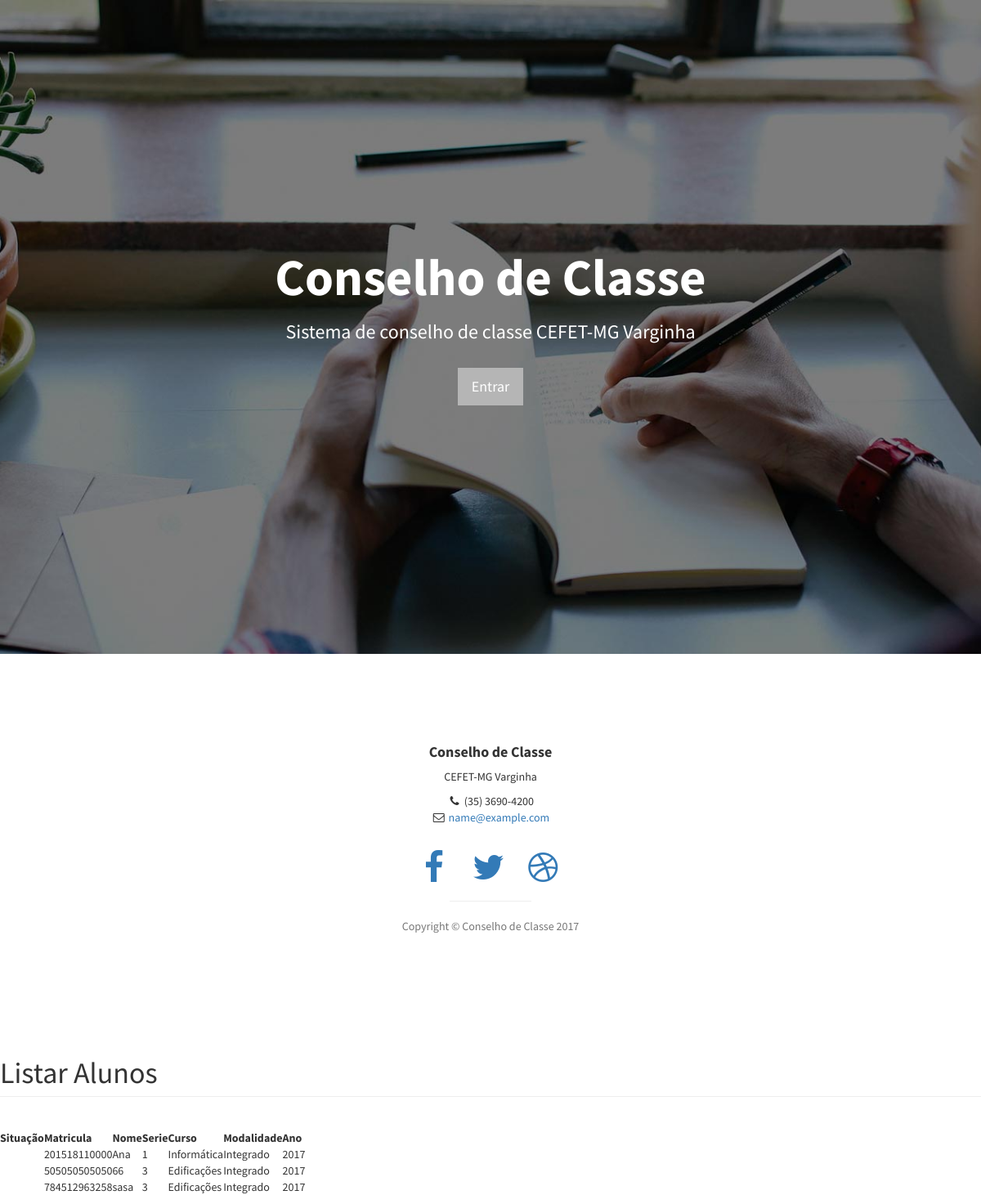
Page /index.php/Listar/listar/0/0/1 on the committed database.
### tables this page shows
CREATE TABLE `ALUNO` (
  `idALUNO` bigint(20) NOT NULL,
  `NOME` varchar(60) NOT NULL,
  `SITUACAO` int(11) DEFAULT NULL,
  `FOTO` blob
);

CREATE TABLE `TURMA` (
  `idTURMA` int(11) NOT NULL,
  `idCURSO` int(11) NOT NULL,
  `SERIE` int(11) NOT NULL,
  `MODALIDADE` int(2) NOT NULL
);

CREATE TABLE `CURSO` (
  `idCURSO` int(11) NOT NULL,
  `NOME` varchar(45) NOT NULL,
  `MODALIDADE` int(2) NOT NULL,
  `PARAMETRO` int(11) NOT NULL
);

CREATE TABLE `MODALIDADE` (
  `idMODALIDADE` int(2) NOT NULL,
  `MODALIDADE` varchar(45) NOT NULL
);

CREATE TABLE `TURMA_has_ALUNO` (
  `ALUNO_idALUNO` bigint(20) NOT NULL,
  `TURMA_idTURMA` int(11) NOT NULL,
  `ANO` int(11) NOT NULL
);

### application/controllers/Listar.php (called while the page is built, shortened)
<?php
    class Listar extends CI_Controller {
        public function __construct(){
            $this->load->library('session');
            if(!$this->session->userdata('login')){
                    $this->load->view('login');
            }
        }
        public function listar($id, $curso, $mod){
            $this->db->select('ALUNO.SITUACAO, ALUNO.NOME AS NOME_ALUNO, ALUNO.idALUNO, TURMA_has_ALUNO.ANO, TURMA.idCURSO, CURSO.idCURSO, TURMA.SERIE, TURMA.MODALIDADE, MODALIDADE.idMODALIDADE, MODALIDADE.MODALIDADE, CURSO.NOME AS NOME_CURSO');
            $this->db->from('ALUNO');
            $this->db->join('TURMA_has_ALUNO', 'TURMA_has_ALUNO.ALUNO_idALUNO = ALUNO.idALUNO', 'inner');
            $this->db->join('TURMA', 'TURMA.idTURMA = TURMA_has_ALUNO.TURMA_idTURMA', 'inner');
            $this->db->join('CURSO', 'CURSO.idCURSO = TURMA.idCURSO', 'inner');
            $this->db->join('MODALIDADE', 'CURSO.MODALIDADE = MODALIDADE.idMODALIDADE', 'inner');
            $ano = date("Y");
            if($id !=0)
                $this->db->where('TURMA.idTURMA', $id);
            else if($mod !=0 && $curso == 0)
				$this->db->where('CURSO.MODALIDADE', $mod);
			else if($curso != 0){
				$this->db->where('CURSO.MODALIDADE', $mod);
                $this->db->like('TURMA.idTURMA', $curso);
			}
            $this->db->where('TURMA_has_ALUNO.ANO', $ano);
            $data['TURMA_has_ALUNO'] = $this->db->get()->result();
            $data['modal'] = "";
            $data['url'] = base_url();
            $this->parser->parse("listar", $data);
        }
    }

### index.php (called while the page is built, shortened)
<?php
require_once BASEPATH.'core/CodeIgniter.php';

### application/views/listar.php (the view)
<div id="Main">
	<div id="page-wrapper">
		<div class="row">
			<div class="col-lg-12">
				<h1 class="page-header">Listar Alunos</h1>
            </div>
        </div>
    <div class="row" id="principal">
		<div class="col-lg-12 col-md-12" id="btn">
			<div>
			<?php
				echo br()."<table id='myTable'>".
				"<thead><tr>".
				"<th>Situação</th>".
				"<th>Matricula</th>".
				"<th>Nome</th>".
				"<th>Serie</th>".
				"<th>Curso</th>".
				"<th>Modalidade</th>".
				"<th>Ano</th>".
				"</tr></thead><tbody>";
				foreach($TURMA_has_ALUNO as $band){
				echo "<tr><td></td>".
				"<td>".$band->idALUNO. "</td>".
				"<td>".$band->NOME_ALUNO. "</td>".
				"<td>".$band->SERIE. "</td>".
				"<td>".$band->NOME_CURSO. "</td>".
				"<td>".$band->MODALIDADE. "</td>".
				"<td>".$band->ANO. "</td>".
				"</tr>";
				}
				echo "</tbody></table>";
			?>
			</div>
		</div>
	</div>
</div>

### application/views/login.php (shortened to what this page needs)
<!DOCTYPE html>
<html lang="en">
<head>
    <link href="{url}assets/css/bootstrap.min.css" rel="stylesheet">
    <link href="{url}assets/css/stylish-portfolio.css" rel="stylesheet">
    <link href="{url}assets/font-awesome/css/font-awesome.min.css" rel="stylesheet" type="text/css">
</head>
<body>
    <header id="top" class="header">
        <div class="text-vertical-center">
            <h1>Conselho de Classe</h1>
            <h3>Sistema de conselho de classe CEFET-MG Varginha</h3>
            <br>
            <button type="button" class="btn btn-dark btn-lg" data-toggle="modal" data-target="#login-modal">Entrar</button>
        </div>
    </header>
    <footer>
        <div class="container">
            <div class="row">
                <div class="col-lg-10 col-lg-offset-1 text-center">
                    <h4><strong>Conselho de Classe</strong>
                    </h4>
                    <p>CEFET-MG Varginha</p>
                    <ul class="list-unstyled">
                        <li><i class="fa fa-phone fa-fw"></i> (35) 3690-4200</li>
                        <li><i class="fa fa-envelope-o fa-fw"></i> <a href="mailto:name@example.com">name@example.com</a>
                        </li>
                    </ul>
                    <br>
                    <ul class="list-inline">
                        <li>
                            <a href="https://www.facebook.com/cefetmgvarginha/?hc_ref=SEARCH"><i class="fa fa-facebook fa-fw fa-3x"></i></a>
                        </li>
                        <li>
                            <a href="https://twitter.com/cefet_mg"><i class="fa fa-twitter fa-fw fa-3x"></i></a>
                        </li>
                        <li>
                            <a href="http://www.varginha.cefetmg.br/"><i class="fa fa-dribbble fa-fw fa-3x"></i></a>
                        </li>
                    </ul>
                    <hr class="small">
                    <p class="text-muted">Copyright &copy; Conselho de Classe 2017</p>
                </div>
            </div>
        </div>
    </footer>
</body>
</html>

### assets/css/stylish-portfolio.css (style rules this page uses)
html, body { width: 100%; height: 100%; }
body { font-family: "Source Sans Pro","Helvetica Neue",Helvetica,Arial,sans-serif; }
.text-vertical-center { display: table-cell; text-align: center; vertical-align: middle; }
.text-vertical-center h1 { margin: 0; padding: 0; font-size: 4.5em; font-weight: 700; }
.btn-dark { border-radius: 0; color: #fff; background-color: #B5B5B5; }
#top { color: #fff; }
hr.small { max-width: 100px; }
.header { display: table; position: relative; width: 100%; height: 100%; background: url(../img/banner-bg.jpg) no-repeat center center scroll; -webkit-background-size: cover; -moz-background-size: cover; background-size: cover; -o-background-size: cover; }
footer { padding: 100px 0; }

### rows in the picture
aluno: idALUNO "201518110000", NOME "Ana", turma.SERIE "1", curso.NOME "Informática", modalidade.MODALIDADE "Integrado", turma_has_aluno.ANO "2017"
aluno: idALUNO "505050505050", NOME "66", turma.SERIE "3", curso.NOME "Edificações", modalidade.MODALIDADE "Integrado", turma_has_aluno.ANO "2017"
aluno: idALUNO "784512963258", NOME "sasa", turma.SERIE "3", curso.NOME "Edificações", modalidade.MODALIDADE "Integrado", turma_has_aluno.ANO "2017"
